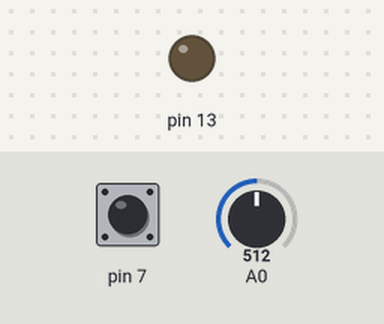
Bench run of a sketch on a simulated Arduino Uno, built with avr-gcc and run on an emulated ATmega328P. Shown: output pins drawn as LEDs (lit = HIGH). The test bench sets the inputs (shaded band); at power-on: pin 7 HIGH, A0 = 512. What the sketch prints to the serial monitor is not drawn.

Above: at 1.1 s.
At 3.6 s:
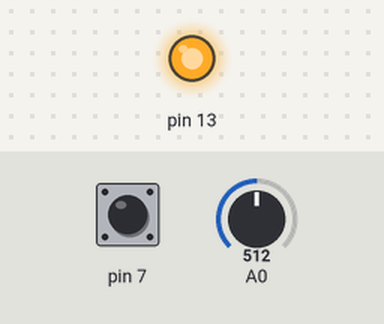
Timing chart, 0 to 5.1 s (numbered marks = the images above):
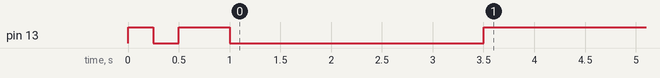

Measured:
- by itself, pin 13: HIGH → LOW at 0.25 s, → HIGH 0.25 s later, → LOW 0.50 s later, → HIGH 2.5 s later

The sketch:

gp_voice_mail.ino
```cpp
//
// ghello phone voice mail
//
// Push button on Digital 7
// LED on Digital 13
// PhotoCell on A0
//
// Note to self
//
// - Green wire LED supply
// - Blue wire LED ground
// - Yellow wire Switch
// - Orange wire Switch
//

int bState = 0;
int lLevel = 0;
int is_triggered = 0;
//increase for higher sensitivity, decrease for lower sensitivity
const int tThreshold = 50;
//How Often to start the test loop, all the time is probably overkill
const int pInterval = 1500;
//number of seconds the led on the phone has to be on for
const int led_on_for = 5;

void setup(){

 Serial.begin(9600);
 pinMode(13, OUTPUT);
 pinMode(7, INPUT);
 digitalWrite(7,HIGH); //Pull UP Dammit
 start_led();
}

void start_led()
{
  digitalWrite(13, HIGH);
  delay(250);
  digitalWrite(13, LOW);
  delay(250);
  digitalWrite(13, HIGH);
  delay(250);
  digitalWrite(13, HIGH);
  delay(250);
  digitalWrite(13, LOW);
}

void loop(){

  delay(pInterval);
  if (is_triggered == 0){
  for (int i = 0; i < led_on_for; i++){
      delay(1000);
      if (analogRead(0) < tThreshold){
        break;
      }
      //Only here if photocell triggered above threshold for led_on_for
      digitalWrite(13,HIGH);
      is_triggered = 1;
    }
  }
  //Reset if button is pressed and if checker has been triggered
  if ((digitalRead(7) == LOW) && (is_triggered == 1)){
   digitalWrite(13,LOW);
   is_triggered = 0;
  }

  //If triggered write a 1, else 0 which means no voice mail
  if (is_triggered == 1){
    Serial.print("1");
  }
  else
  {
    Serial.print("0");
  }
  Serial.flush();

}
```
